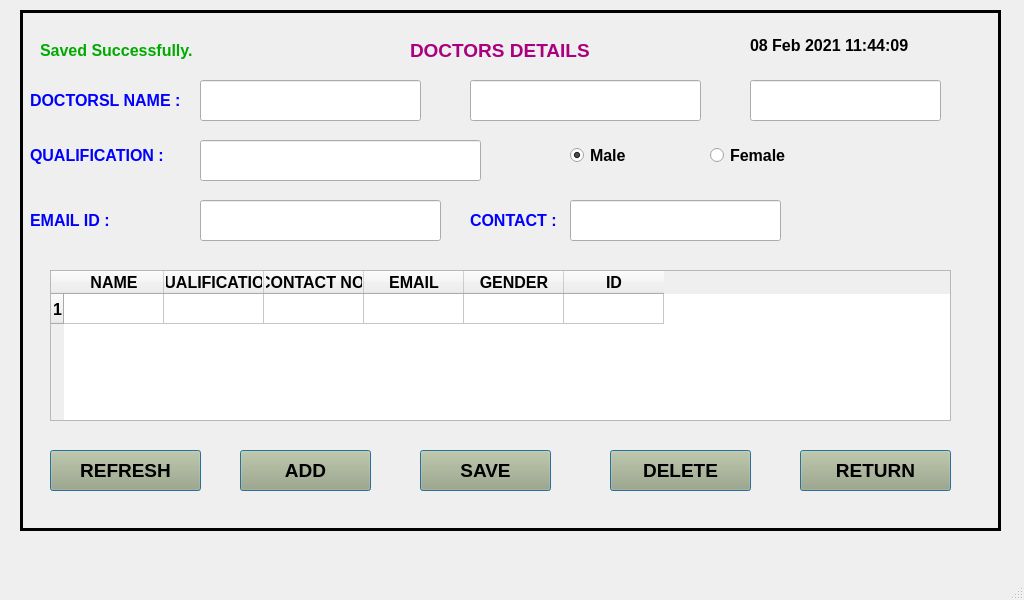
<?xml version="1.0" encoding="UTF-8"?>
<ui version="4.0">
 <class>MainWindow</class>
 <widget class="QMainWindow" name="MainWindow">
  <property name="geometry">
   <rect>
    <x>0</x>
    <y>0</y>
    <width>1024</width>
    <height>600</height>
   </rect>
  </property>
  <property name="windowTitle">
   <string>MainWindow</string>
  </property>
  <widget class="QWidget" name="centralwidget">
   <widget class="QFrame" name="frame">
    <property name="geometry">
     <rect>
      <x>20</x>
      <y>10</y>
      <width>981</width>
      <height>521</height>
     </rect>
    </property>
    <property name="font">
     <font>
      <family>Arial</family>
     </font>
    </property>
    <property name="autoFillBackground">
     <bool>false</bool>
    </property>
    <property name="styleSheet">
     <string notr="true"/>
    </property>
    <property name="frameShape">
     <enum>QFrame::Box</enum>
    </property>
    <property name="frameShadow">
     <enum>QFrame::Plain</enum>
    </property>
    <property name="lineWidth">
     <number>3</number>
    </property>
    <widget class="QLabel" name="label">
     <property name="geometry">
      <rect>
       <x>730</x>
       <y>20</y>
       <width>171</width>
       <height>31</height>
      </rect>
     </property>
     <property name="font">
      <font>
       <family>Arial</family>
       <pointsize>12</pointsize>
       <weight>75</weight>
       <bold>true</bold>
      </font>
     </property>
     <property name="text">
      <string>08 Feb 2021 11:44:09</string>
     </property>
    </widget>
    <widget class="QPushButton" name="pushButton_8">
     <property name="geometry">
      <rect>
       <x>780</x>
       <y>440</y>
       <width>151</width>
       <height>41</height>
      </rect>
     </property>
     <property name="font">
      <font>
       <family>Arial</family>
       <pointsize>14</pointsize>
       <weight>75</weight>
       <bold>true</bold>
      </font>
     </property>
     <property name="styleSheet">
      <string notr="true">background-color: rgb(170, 170, 127);
</string>
     </property>
     <property name="text">
      <string>RETURN</string>
     </property>
     <property name="autoDefault">
      <bool>true</bool>
     </property>
     <property name="default">
      <bool>true</bool>
     </property>
     <property name="flat">
      <bool>false</bool>
     </property>
    </widget>
    <widget class="QLabel" name="label_2">
     <property name="geometry">
      <rect>
       <x>390</x>
       <y>20</y>
       <width>201</width>
       <height>41</height>
      </rect>
     </property>
     <property name="font">
      <font>
       <family>Arial</family>
       <pointsize>14</pointsize>
       <weight>75</weight>
       <bold>true</bold>
      </font>
     </property>
     <property name="styleSheet">
      <string notr="true">color: rgb(170, 0, 127);</string>
     </property>
     <property name="text">
      <string>DOCTORS DETAILS</string>
     </property>
    </widget>
    <widget class="QLabel" name="label_3">
     <property name="geometry">
      <rect>
       <x>10</x>
       <y>70</y>
       <width>161</width>
       <height>41</height>
      </rect>
     </property>
     <property name="font">
      <font>
       <family>Arial</family>
       <pointsize>12</pointsize>
       <weight>75</weight>
       <bold>true</bold>
      </font>
     </property>
     <property name="styleSheet">
      <string notr="true">color: rgb(0, 0, 255);</string>
     </property>
     <property name="text">
      <string>DOCTORSL NAME :</string>
     </property>
    </widget>
    <widget class="QLineEdit" name="lineEdit">
     <property name="geometry">
      <rect>
       <x>450</x>
       <y>70</y>
       <width>231</width>
       <height>41</height>
      </rect>
     </property>
     <property name="font">
      <font>
       <family>Arial</family>
       <pointsize>12</pointsize>
       <weight>75</weight>
       <bold>true</bold>
      </font>
     </property>
    </widget>
    <widget class="QLabel" name="label_5">
     <property name="geometry">
      <rect>
       <x>10</x>
       <y>120</y>
       <width>151</width>
       <height>51</height>
      </rect>
     </property>
     <property name="font">
      <font>
       <family>Arial</family>
       <pointsize>12</pointsize>
       <weight>75</weight>
       <bold>true</bold>
      </font>
     </property>
     <property name="styleSheet">
      <string notr="true">color: rgb(0, 0, 255);</string>
     </property>
     <property name="text">
      <string>QUALIFICATION :</string>
     </property>
    </widget>
    <widget class="QLineEdit" name="lineEdit_2">
     <property name="geometry">
      <rect>
       <x>180</x>
       <y>130</y>
       <width>281</width>
       <height>41</height>
      </rect>
     </property>
     <property name="font">
      <font>
       <family>Arial</family>
       <pointsize>12</pointsize>
       <weight>75</weight>
       <bold>true</bold>
      </font>
     </property>
    </widget>
    <widget class="QLabel" name="label_6">
     <property name="geometry">
      <rect>
       <x>10</x>
       <y>190</y>
       <width>121</width>
       <height>41</height>
      </rect>
     </property>
     <property name="font">
      <font>
       <family>Arial</family>
       <pointsize>12</pointsize>
       <weight>75</weight>
       <bold>true</bold>
      </font>
     </property>
     <property name="styleSheet">
      <string notr="true">color: rgb(0, 0, 255);</string>
     </property>
     <property name="text">
      <string>EMAIL ID :</string>
     </property>
    </widget>
    <widget class="QLineEdit" name="lineEdit_3">
     <property name="geometry">
      <rect>
       <x>180</x>
       <y>190</y>
       <width>241</width>
       <height>41</height>
      </rect>
     </property>
     <property name="font">
      <font>
       <family>Arial</family>
       <pointsize>12</pointsize>
       <weight>75</weight>
       <bold>true</bold>
      </font>
     </property>
    </widget>
    <widget class="QPushButton" name="pushButton_9">
     <property name="geometry">
      <rect>
       <x>220</x>
       <y>440</y>
       <width>131</width>
       <height>41</height>
      </rect>
     </property>
     <property name="font">
      <font>
       <family>Arial</family>
       <pointsize>14</pointsize>
       <weight>75</weight>
       <bold>true</bold>
      </font>
     </property>
     <property name="styleSheet">
      <string notr="true">background-color: rgb(170, 170, 127);
</string>
     </property>
     <property name="text">
      <string>ADD</string>
     </property>
     <property name="autoDefault">
      <bool>true</bool>
     </property>
     <property name="default">
      <bool>true</bool>
     </property>
     <property name="flat">
      <bool>false</bool>
     </property>
    </widget>
    <widget class="QPushButton" name="pushButton_10">
     <property name="geometry">
      <rect>
       <x>400</x>
       <y>440</y>
       <width>131</width>
       <height>41</height>
      </rect>
     </property>
     <property name="font">
      <font>
       <family>Arial</family>
       <pointsize>14</pointsize>
       <weight>75</weight>
       <bold>true</bold>
      </font>
     </property>
     <property name="styleSheet">
      <string notr="true">background-color: rgb(170, 170, 127);
</string>
     </property>
     <property name="text">
      <string>SAVE</string>
     </property>
     <property name="autoDefault">
      <bool>true</bool>
     </property>
     <property name="default">
      <bool>true</bool>
     </property>
     <property name="flat">
      <bool>false</bool>
     </property>
    </widget>
    <widget class="QLabel" name="label_7">
     <property name="geometry">
      <rect>
       <x>20</x>
       <y>20</y>
       <width>241</width>
       <height>41</height>
      </rect>
     </property>
     <property name="font">
      <font>
       <family>Arial</family>
       <pointsize>12</pointsize>
       <weight>75</weight>
       <bold>true</bold>
      </font>
     </property>
     <property name="styleSheet">
      <string notr="true">color: rgb(0, 170, 0);</string>
     </property>
     <property name="text">
      <string>Saved Successfully.</string>
     </property>
    </widget>
    <widget class="QLineEdit" name="lineEdit_4">
     <property name="geometry">
      <rect>
       <x>180</x>
       <y>70</y>
       <width>221</width>
       <height>41</height>
      </rect>
     </property>
     <property name="font">
      <font>
       <family>Arial</family>
       <pointsize>12</pointsize>
       <weight>75</weight>
       <bold>true</bold>
      </font>
     </property>
    </widget>
    <widget class="QLineEdit" name="lineEdit_5">
     <property name="geometry">
      <rect>
       <x>730</x>
       <y>70</y>
       <width>191</width>
       <height>41</height>
      </rect>
     </property>
     <property name="font">
      <font>
       <family>Arial</family>
       <pointsize>12</pointsize>
       <weight>75</weight>
       <bold>true</bold>
      </font>
     </property>
    </widget>
    <widget class="QRadioButton" name="radioButton">
     <property name="geometry">
      <rect>
       <x>550</x>
       <y>130</y>
       <width>82</width>
       <height>31</height>
      </rect>
     </property>
     <property name="font">
      <font>
       <pointsize>12</pointsize>
       <weight>75</weight>
       <bold>true</bold>
      </font>
     </property>
     <property name="text">
      <string>Male</string>
     </property>
     <property name="checked">
      <bool>true</bool>
     </property>
    </widget>
    <widget class="QRadioButton" name="radioButton_2">
     <property name="geometry">
      <rect>
       <x>690</x>
       <y>130</y>
       <width>82</width>
       <height>31</height>
      </rect>
     </property>
     <property name="font">
      <font>
       <pointsize>12</pointsize>
       <weight>75</weight>
       <bold>true</bold>
      </font>
     </property>
     <property name="text">
      <string>Female</string>
     </property>
    </widget>
    <widget class="QPushButton" name="pushButton_11">
     <property name="geometry">
      <rect>
       <x>590</x>
       <y>440</y>
       <width>141</width>
       <height>41</height>
      </rect>
     </property>
     <property name="font">
      <font>
       <family>Arial</family>
       <pointsize>14</pointsize>
       <weight>75</weight>
       <bold>true</bold>
      </font>
     </property>
     <property name="styleSheet">
      <string notr="true">background-color: rgb(170, 170, 127);
</string>
     </property>
     <property name="text">
      <string>DELETE</string>
     </property>
     <property name="autoDefault">
      <bool>true</bool>
     </property>
     <property name="default">
      <bool>true</bool>
     </property>
     <property name="flat">
      <bool>false</bool>
     </property>
    </widget>
    <widget class="QPushButton" name="pushButton_12">
     <property name="geometry">
      <rect>
       <x>30</x>
       <y>440</y>
       <width>151</width>
       <height>41</height>
      </rect>
     </property>
     <property name="font">
      <font>
       <family>Arial</family>
       <pointsize>14</pointsize>
       <weight>75</weight>
       <bold>true</bold>
      </font>
     </property>
     <property name="styleSheet">
      <string notr="true">background-color: rgb(170, 170, 127);
</string>
     </property>
     <property name="text">
      <string>REFRESH</string>
     </property>
     <property name="autoDefault">
      <bool>true</bool>
     </property>
     <property name="default">
      <bool>true</bool>
     </property>
     <property name="flat">
      <bool>false</bool>
     </property>
    </widget>
    <widget class="QTableWidget" name="tableWidget">
     <property name="geometry">
      <rect>
       <x>30</x>
       <y>260</y>
       <width>901</width>
       <height>151</height>
      </rect>
     </property>
     <property name="font">
      <font>
       <family>Arial</family>
       <pointsize>12</pointsize>
       <weight>75</weight>
       <bold>true</bold>
      </font>
     </property>
     <row>
      <property name="text">
       <string>1</string>
      </property>
     </row>
     <column>
      <property name="text">
       <string>NAME</string>
      </property>
      <property name="font">
       <font>
        <family>Arial</family>
        <pointsize>12</pointsize>
        <weight>75</weight>
        <bold>true</bold>
       </font>
      </property>
     </column>
     <column>
      <property name="text">
       <string>QUALIFICATION</string>
      </property>
      <property name="font">
       <font>
        <family>Arial</family>
        <pointsize>12</pointsize>
        <weight>75</weight>
        <bold>true</bold>
       </font>
      </property>
     </column>
     <column>
      <property name="text">
       <string>CONTACT NO.</string>
      </property>
      <property name="font">
       <font>
        <family>Arial</family>
        <pointsize>12</pointsize>
        <weight>75</weight>
        <bold>true</bold>
       </font>
      </property>
     </column>
     <column>
      <property name="text">
       <string>EMAIL</string>
      </property>
      <property name="font">
       <font>
        <family>Arial</family>
        <pointsize>12</pointsize>
        <weight>75</weight>
        <bold>true</bold>
       </font>
      </property>
     </column>
     <column>
      <property name="text">
       <string>GENDER</string>
      </property>
      <property name="font">
       <font>
        <family>Arial</family>
        <pointsize>12</pointsize>
        <weight>75</weight>
        <bold>true</bold>
       </font>
      </property>
     </column>
     <column>
      <property name="text">
       <string>ID</string>
      </property>
      <property name="font">
       <font>
        <family>Arial</family>
        <pointsize>12</pointsize>
        <weight>75</weight>
        <bold>true</bold>
       </font>
      </property>
     </column>
    </widget>
    <widget class="QLabel" name="label_8">
     <property name="geometry">
      <rect>
       <x>450</x>
       <y>190</y>
       <width>111</width>
       <height>41</height>
      </rect>
     </property>
     <property name="font">
      <font>
       <family>Arial</family>
       <pointsize>12</pointsize>
       <weight>75</weight>
       <bold>true</bold>
      </font>
     </property>
     <property name="styleSheet">
      <string notr="true">color: rgb(0, 0, 255);</string>
     </property>
     <property name="text">
      <string>CONTACT :</string>
     </property>
    </widget>
    <widget class="QLineEdit" name="lineEdit_6">
     <property name="geometry">
      <rect>
       <x>550</x>
       <y>190</y>
       <width>211</width>
       <height>41</height>
      </rect>
     </property>
     <property name="font">
      <font>
       <family>Arial</family>
       <pointsize>12</pointsize>
       <weight>75</weight>
       <bold>true</bold>
      </font>
     </property>
    </widget>
   </widget>
  </widget>
  <widget class="QMenuBar" name="menubar">
   <property name="geometry">
    <rect>
     <x>0</x>
     <y>0</y>
     <width>1024</width>
     <height>21</height>
    </rect>
   </property>
  </widget>
  <widget class="QStatusBar" name="statusbar"/>
 </widget>
 <resources/>
 <connections/>
</ui>
